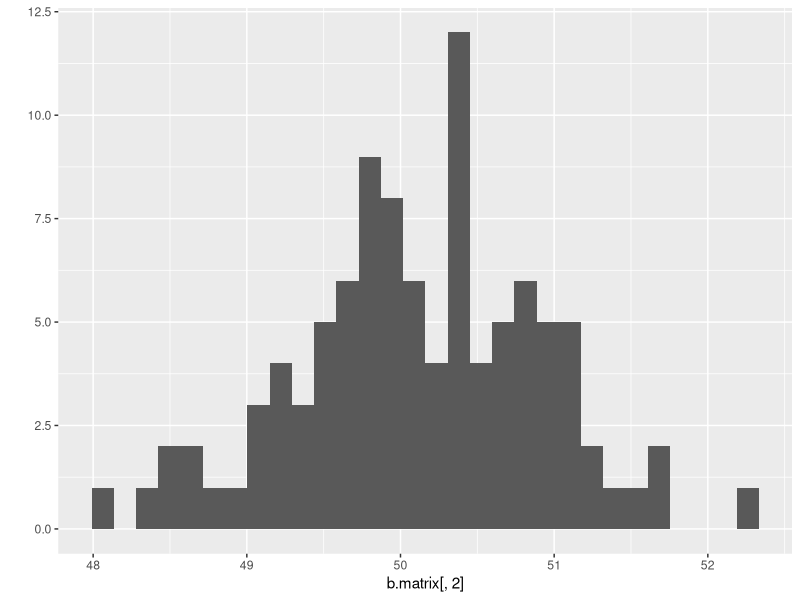
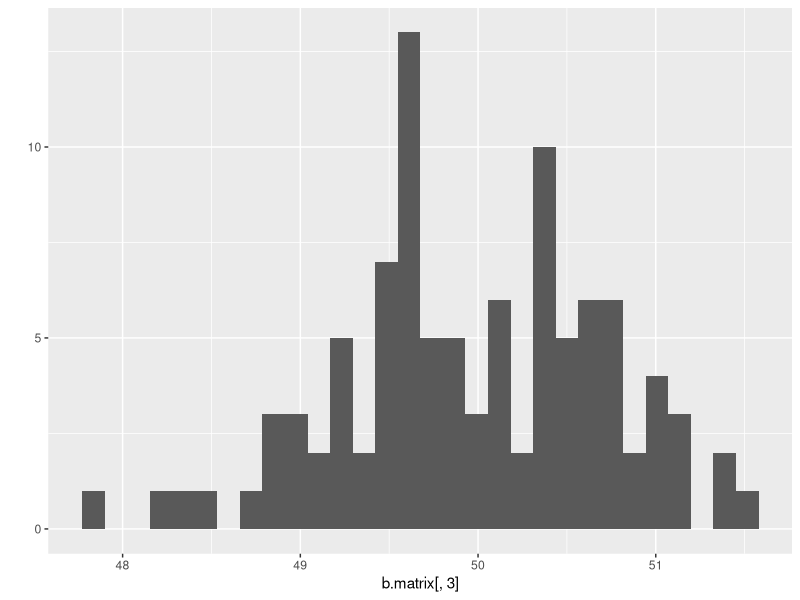
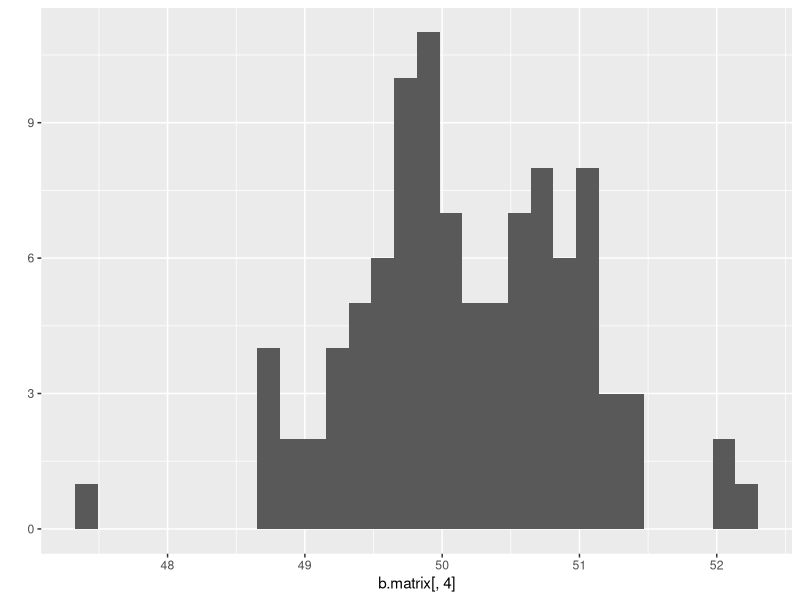
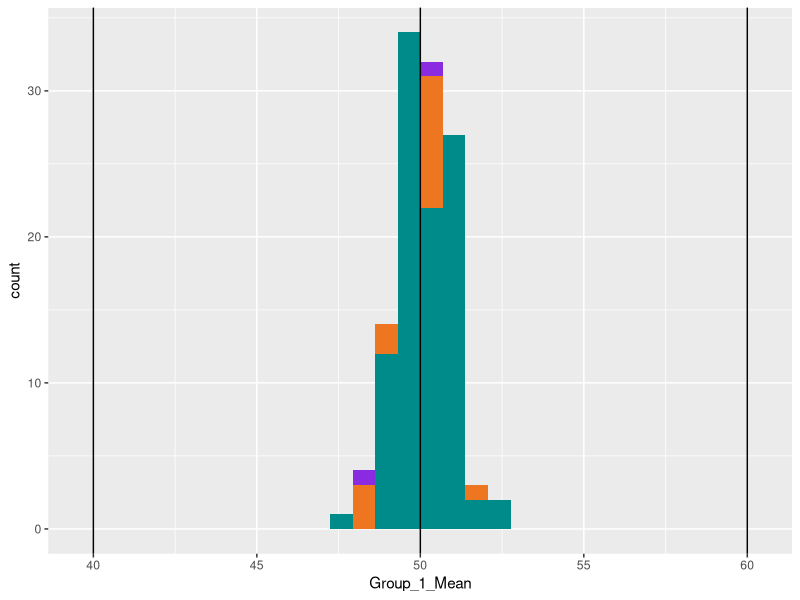

The R source for these figures, in order:
## ---- chunk 1
knitr::opts_chunk$set(echo = TRUE)
## ---- chunk 2
# Using a for loop, write a function to calculate the number of zeroes in a numeric vector. Before entering the loop, set up a counter variable counter <- 0. Inside the loop, add 1 to counter each time you have a zero in the matrix. Finally, use return(counter) for the output.

my_vec <- sample(0:10, size=10)
print(my_vec)

counter <- 0

for(i in 1:length(my_vec)){
  if(my_vec[i] == 0){
    counter <- counter + 1
  }
}

print(counter)
## ---- chunk 3
# Use subsetting instead of a loop to rewrite the function as a single line of code.

my_vec <- sample(0:10, size=10)
print(my_vec)

count <- sum(my_vec == 0)
print(count)
## ---- chunk 4
# Write a function that takes as input two integers representing the number of rows and columns in a matrix. The output is a matrix of these dimensions in which each element is the product of the row number x the column number.

# Making the matrix

x <- 5
y <- 10

fake.matrix <- matrix(data=NA,nrow=x,ncol=y)
print(fake.matrix)

for (i in 1:nrow(fake.matrix)) {
  for (j in 1:ncol(fake.matrix)) {
    fake.matrix[i,j] <- i*j
  } # end of column j loop
} # end of row i loop

print(fake.matrix)

# Creating the custom function to multiple col # by row #
row.times.col <- function(x=2,y=3){
  fake.matrix <- matrix(data=NA,nrow=x,ncol=y)
  for (i in 1:nrow(fake.matrix)) {
    for (j in 1:ncol(fake.matrix)) {
      fake.matrix[i,j] <- i*j
  } # end of column j loop
} # end of row i loop
return(fake.matrix)

}

# Testing with default values
row.times.col()

# Testing with inputting values
row.times.col(3,6)
## ---- chunk 5
# In the next few lectures, you will learn how to do a randomization test on your data. We will complete some of the steps today to practice calling custom functions within a for loop. Use the code from the March 31st lecture (Randomization Tests) to complete the following steps:

# Simulate a dataset with 3 groups of data, each group drawn from a distribution with a different mean. The final data frame should have 1 column for group and 1 column for the response variable.

library(ggplot2)
library(tidyverse)

group1 <- rnorm(100, mean = 50, sd = 5)
group2 <- rnorm(100, mean = 60, sd = 5)
group3 <- rnorm(100, mean = 40, sd = 5)

fake.data <- data.frame(group1, group2, group3)
print(fake.data)

fake.data <- fake.data %>%
  pivot_longer(cols=group1:group3,
               names_to = "Group",
               values_to = "ResponseVariable")
head(fake.data)

# Write a custom function that 1) reshuffles the response variable, and 2) calculates the mean of each group in the reshuffled data. Store the means in a vector of length 3.

##################################################
# function: shuffleData
# randomize data for regression analysis and get the mean of newly shuffled values
# input: 2-column data frame (group, response)
# output: 2-column data frame (group, response)
#------------------------------------------------- 
shuffleData <- function(z=dataframe) {
                z$ResponseVariable <- sample(z$ResponseVariable)
                
z1 <- z[z$Group == "group1",]
z2 <- z[z$Group == "group2",]
z3 <- z[z$Group == "group3",]

mean1 <- mean(z1$ResponseVariable)
mean2 <- mean(z2$ResponseVariable)
mean3 <- mean(z3$ResponseVariable)

mean_vec <- c(mean1,mean2,mean3)

return(mean_vec)
}

shuffleData(fake.data)

# Use a for loop to repeat the function in b 100 times. Store the results in a data frame that has 1 column indicating the replicate number and 1 column for each new group mean, for a total of 4 columns.

# Make an empty matrix to start

a.matrix <- matrix(data = NA, nrow = 100, ncol = 3)
print(a.matrix)

# Write a for loop to get 100 rows of means
for(i in 1:100){
  a.matrix[i,] <- shuffleData(fake.data)
}

print(a.matrix)

# Making that into a data frame
rep_number <- seq(1:100)

b.matrix <- cbind(rep_number, a.matrix)

# Renaming the columns so they make sense
colnames(b.matrix) <- c("Replicate_Number","Group_1_Mean","Group_2_Mean","Group_3_Mean")

print(b.matrix)

# Use qplot() to create a histogram of the means for each reshuffled group. Or, if you want a challenge, use ggplot() to overlay all 3 histograms in the same figure. How do the distributions of reshuffled means compare to the original means?

# Group 1 Means
qplot(b.matrix[,2]) # how do I change the x-axes?

# Group 2 Means
qplot(b.matrix[,3])

# Group 3 Means
qplot(b.matrix[,4])
## ---- chunk 6

head(b.matrix)
c.matrix <- b.matrix[,-1]
head(c.matrix)
mean.df <- as.data.frame(c.matrix)
head(mean.df)

# Use ggplot to put three histos on top of eachother 
ggplot(data=mean.df)+
  geom_histogram(aes(x=Group_1_Mean),fill="blueviolet")+
  geom_histogram(aes(x=Group_2_Mean),fill="chocolate2")+
  geom_histogram(aes(x=Group_3_Mean),fill="cyan4")+
  geom_vline(xintercept = 50)+
  geom_vline(xintercept = 60)+
  geom_vline(xintercept = 40)

# will fix this tomorrow
